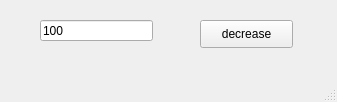
<?xml version="1.0" encoding="UTF-8"?>
<ui version="4.0">
 <class>MainWindow</class>
 <widget class="QMainWindow" name="MainWindow">
  <property name="geometry">
   <rect>
    <x>0</x>
    <y>0</y>
    <width>337</width>
    <height>102</height>
   </rect>
  </property>
  <property name="windowTitle">
   <string>MainWindow</string>
  </property>
  <widget class="QWidget" name="centralwidget">
   <widget class="QPushButton" name="pb">
    <property name="geometry">
     <rect>
      <x>200</x>
      <y>20</y>
      <width>93</width>
      <height>28</height>
     </rect>
    </property>
    <property name="text">
     <string>decrease</string>
    </property>
   </widget>
   <widget class="QLineEdit" name="le">
    <property name="geometry">
     <rect>
      <x>40</x>
      <y>20</y>
      <width>113</width>
      <height>21</height>
     </rect>
    </property>
    <property name="text">
     <string>100</string>
    </property>
   </widget>
  </widget>
  <widget class="QMenuBar" name="menubar">
   <property name="geometry">
    <rect>
     <x>0</x>
     <y>0</y>
     <width>337</width>
     <height>26</height>
    </rect>
   </property>
  </widget>
  <widget class="QStatusBar" name="statusbar"/>
 </widget>
 <resources/>
 <connections/>
</ui>
